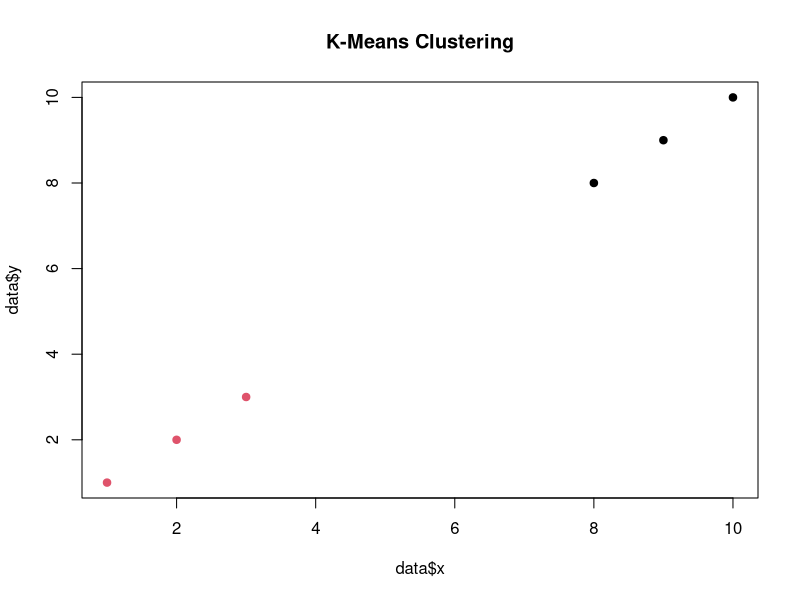

Recreate this plot in R.
set.seed(10)
data <- data.frame(x=c(1,2,3,8,9,10),y=c(1,2,3,8,9,10))
model <- kmeans(data,centers=2)
print(model$cluster)
plot(data$x,data$y,col=model$cluster,pch=19,main="K-Means Clustering")
